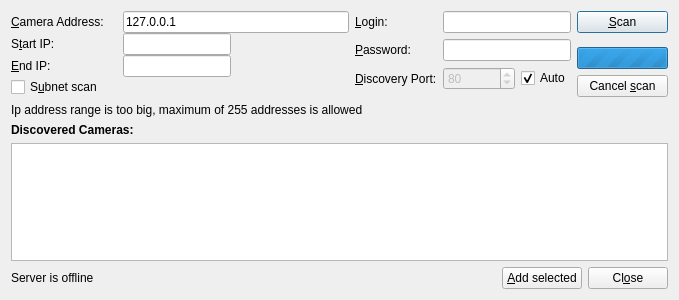
<?xml version="1.0" encoding="UTF-8"?>
<ui version="4.0">
 <class>CameraAdditionDialog</class>
 <widget class="QDialog" name="CameraAdditionDialog">
  <property name="geometry">
   <rect>
    <x>0</x>
    <y>0</y>
    <width>679</width>
    <height>300</height>
   </rect>
  </property>
  <property name="sizePolicy">
   <sizepolicy hsizetype="Preferred" vsizetype="Preferred">
    <horstretch>0</horstretch>
    <verstretch>0</verstretch>
   </sizepolicy>
  </property>
  <property name="minimumSize">
   <size>
    <width>0</width>
    <height>0</height>
   </size>
  </property>
  <layout class="QVBoxLayout" name="verticalLayout_2" stretch="0,0,0,1,0">
   <item>
    <layout class="QHBoxLayout" name="horizontalLayout" stretch="1,0,0">
     <item>
      <layout class="QVBoxLayout" name="verticalLayout_3">
       <property name="spacing">
        <number>0</number>
       </property>
       <item>
        <layout class="QFormLayout" name="singleCameraLayout">
         <item row="0" column="0">
          <widget class="QLabel" name="cameraIpLabel">
           <property name="minimumSize">
            <size>
             <width>112</width>
             <height>0</height>
            </size>
           </property>
           <property name="text">
            <string>&amp;Camera Address:</string>
           </property>
           <property name="buddy">
            <cstring>cameraIpLineEdit</cstring>
           </property>
          </widget>
         </item>
         <item row="0" column="1">
          <widget class="QLineEdit" name="cameraIpLineEdit">
           <property name="text">
            <string notr="true">127.0.0.1</string>
           </property>
          </widget>
         </item>
        </layout>
       </item>
       <item>
        <layout class="QFormLayout" name="subnetLayout">
         <property name="fieldGrowthPolicy">
          <enum>QFormLayout::AllNonFixedFieldsGrow</enum>
         </property>
         <item row="0" column="0">
          <widget class="QLabel" name="startIPLabel">
           <property name="sizePolicy">
            <sizepolicy hsizetype="Preferred" vsizetype="Preferred">
             <horstretch>0</horstretch>
             <verstretch>0</verstretch>
            </sizepolicy>
           </property>
           <property name="minimumSize">
            <size>
             <width>112</width>
             <height>0</height>
            </size>
           </property>
           <property name="text">
            <string>S&amp;tart IP:</string>
           </property>
           <property name="buddy">
            <cstring>startIPLineEdit</cstring>
           </property>
          </widget>
         </item>
         <item row="0" column="1">
          <widget class="QnIpLineEdit" name="startIPLineEdit">
           <property name="sizePolicy">
            <sizepolicy hsizetype="Fixed" vsizetype="Fixed">
             <horstretch>0</horstretch>
             <verstretch>0</verstretch>
            </sizepolicy>
           </property>
           <property name="inputMethodHints">
            <set>Qt::ImhDigitsOnly</set>
           </property>
          </widget>
         </item>
         <item row="1" column="0">
          <widget class="QLabel" name="endIPLabel">
           <property name="sizePolicy">
            <sizepolicy hsizetype="Preferred" vsizetype="Preferred">
             <horstretch>0</horstretch>
             <verstretch>0</verstretch>
            </sizepolicy>
           </property>
           <property name="minimumSize">
            <size>
             <width>112</width>
             <height>0</height>
            </size>
           </property>
           <property name="text">
            <string>&amp;End IP:</string>
           </property>
           <property name="buddy">
            <cstring>endIPLineEdit</cstring>
           </property>
          </widget>
         </item>
         <item row="1" column="1">
          <widget class="QnIpLineEdit" name="endIPLineEdit">
           <property name="sizePolicy">
            <sizepolicy hsizetype="Fixed" vsizetype="Fixed">
             <horstretch>0</horstretch>
             <verstretch>0</verstretch>
            </sizepolicy>
           </property>
           <property name="inputMethodHints">
            <set>Qt::ImhDigitsOnly</set>
           </property>
          </widget>
         </item>
        </layout>
       </item>
       <item>
        <spacer name="verticalSpacer">
         <property name="orientation">
          <enum>Qt::Vertical</enum>
         </property>
         <property name="sizeHint" stdset="0">
          <size>
           <width>20</width>
           <height>0</height>
          </size>
         </property>
        </spacer>
       </item>
       <item>
        <widget class="QCheckBox" name="subnetCheckbox">
         <property name="text">
          <string>S&amp;ubnet scan</string>
         </property>
        </widget>
       </item>
      </layout>
     </item>
     <item>
      <layout class="QFormLayout" name="credsLayout">
       <property name="fieldGrowthPolicy">
        <enum>QFormLayout::AllNonFixedFieldsGrow</enum>
       </property>
       <item row="0" column="0">
        <widget class="QLabel" name="loginLabel">
         <property name="sizePolicy">
          <sizepolicy hsizetype="Preferred" vsizetype="Preferred">
           <horstretch>0</horstretch>
           <verstretch>0</verstretch>
          </sizepolicy>
         </property>
         <property name="minimumSize">
          <size>
           <width>0</width>
           <height>0</height>
          </size>
         </property>
         <property name="text">
          <string>&amp;Login:</string>
         </property>
         <property name="buddy">
          <cstring>loginLineEdit</cstring>
         </property>
        </widget>
       </item>
       <item row="0" column="1">
        <widget class="QLineEdit" name="loginLineEdit">
         <property name="sizePolicy">
          <sizepolicy hsizetype="Expanding" vsizetype="Fixed">
           <horstretch>0</horstretch>
           <verstretch>0</verstretch>
          </sizepolicy>
         </property>
         <property name="placeholderText">
          <string/>
         </property>
        </widget>
       </item>
       <item row="1" column="0">
        <widget class="QLabel" name="passwordLabel">
         <property name="sizePolicy">
          <sizepolicy hsizetype="Preferred" vsizetype="Preferred">
           <horstretch>0</horstretch>
           <verstretch>0</verstretch>
          </sizepolicy>
         </property>
         <property name="minimumSize">
          <size>
           <width>0</width>
           <height>0</height>
          </size>
         </property>
         <property name="text">
          <string>&amp;Password:</string>
         </property>
         <property name="buddy">
          <cstring>passwordLineEdit</cstring>
         </property>
        </widget>
       </item>
       <item row="1" column="1">
        <widget class="QLineEdit" name="passwordLineEdit">
         <property name="sizePolicy">
          <sizepolicy hsizetype="Preferred" vsizetype="Fixed">
           <horstretch>0</horstretch>
           <verstretch>0</verstretch>
          </sizepolicy>
         </property>
         <property name="placeholderText">
          <string/>
         </property>
        </widget>
       </item>
       <item row="2" column="1">
        <layout class="QHBoxLayout" name="horizontalLayout_3">
         <item>
          <widget class="QSpinBox" name="portSpinBox">
           <property name="enabled">
            <bool>false</bool>
           </property>
           <property name="sizePolicy">
            <sizepolicy hsizetype="Preferred" vsizetype="Fixed">
             <horstretch>0</horstretch>
             <verstretch>0</verstretch>
            </sizepolicy>
           </property>
           <property name="minimumSize">
            <size>
             <width>72</width>
             <height>0</height>
            </size>
           </property>
           <property name="minimum">
            <number>1</number>
           </property>
           <property name="maximum">
            <number>65535</number>
           </property>
           <property name="value">
            <number>80</number>
           </property>
          </widget>
         </item>
         <item>
          <widget class="QCheckBox" name="portAutoCheckBox">
           <property name="text">
            <string>Auto</string>
           </property>
           <property name="checked">
            <bool>true</bool>
           </property>
          </widget>
         </item>
        </layout>
       </item>
       <item row="2" column="0">
        <widget class="QLabel" name="portLabel">
         <property name="text">
          <string>&amp;Discovery Port:</string>
         </property>
         <property name="buddy">
          <cstring>portSpinBox</cstring>
         </property>
        </widget>
       </item>
      </layout>
     </item>
     <item>
      <layout class="QVBoxLayout" name="verticalLayout">
       <item>
        <widget class="QPushButton" name="scanButton">
         <property name="sizePolicy">
          <sizepolicy hsizetype="Preferred" vsizetype="Fixed">
           <horstretch>0</horstretch>
           <verstretch>0</verstretch>
          </sizepolicy>
         </property>
         <property name="minimumSize">
          <size>
           <width>0</width>
           <height>0</height>
          </size>
         </property>
         <property name="text">
          <string>&amp;Scan</string>
         </property>
        </widget>
       </item>
       <item>
        <spacer name="verticalSpacer_2">
         <property name="orientation">
          <enum>Qt::Vertical</enum>
         </property>
         <property name="sizeHint" stdset="0">
          <size>
           <width>20</width>
           <height>0</height>
          </size>
         </property>
        </spacer>
       </item>
       <item>
        <widget class="QProgressBar" name="scanProgressBar">
         <property name="sizePolicy">
          <sizepolicy hsizetype="Preferred" vsizetype="Fixed">
           <horstretch>0</horstretch>
           <verstretch>0</verstretch>
          </sizepolicy>
         </property>
         <property name="minimumSize">
          <size>
           <width>0</width>
           <height>0</height>
          </size>
         </property>
         <property name="maximum">
          <number>0</number>
         </property>
         <property name="value">
          <number>-1</number>
         </property>
         <property name="format">
          <string>Scanning...</string>
         </property>
        </widget>
       </item>
       <item>
        <widget class="QPushButton" name="stopScanButton">
         <property name="sizePolicy">
          <sizepolicy hsizetype="Preferred" vsizetype="Fixed">
           <horstretch>0</horstretch>
           <verstretch>0</verstretch>
          </sizepolicy>
         </property>
         <property name="minimumSize">
          <size>
           <width>0</width>
           <height>0</height>
          </size>
         </property>
         <property name="text">
          <string>Cancel &amp;scan</string>
         </property>
        </widget>
       </item>
      </layout>
     </item>
    </layout>
   </item>
   <item>
    <widget class="QLabel" name="validateLabelSearch">
     <property name="sizePolicy">
      <sizepolicy hsizetype="Preferred" vsizetype="Preferred">
       <horstretch>0</horstretch>
       <verstretch>0</verstretch>
      </sizepolicy>
     </property>
     <property name="text">
      <string>Ip address range is too big, maximum of 255 addresses is allowed</string>
     </property>
    </widget>
   </item>
   <item>
    <widget class="QLabel" name="labelAddCameras">
     <property name="sizePolicy">
      <sizepolicy hsizetype="Preferred" vsizetype="Fixed">
       <horstretch>0</horstretch>
       <verstretch>0</verstretch>
      </sizepolicy>
     </property>
     <property name="text">
      <string>&lt;b&gt;Discovered Cameras:&lt;/b&gt;</string>
     </property>
    </widget>
   </item>
   <item>
    <widget class="QTableWidget" name="camerasTable">
     <property name="sizePolicy">
      <sizepolicy hsizetype="Preferred" vsizetype="Preferred">
       <horstretch>0</horstretch>
       <verstretch>0</verstretch>
      </sizepolicy>
     </property>
     <property name="focusPolicy">
      <enum>Qt::NoFocus</enum>
     </property>
     <property name="autoFillBackground">
      <bool>false</bool>
     </property>
     <property name="horizontalScrollBarPolicy">
      <enum>Qt::ScrollBarAsNeeded</enum>
     </property>
     <property name="selectionMode">
      <enum>QAbstractItemView::NoSelection</enum>
     </property>
     <property name="rowCount">
      <number>0</number>
     </property>
     <property name="columnCount">
      <number>4</number>
     </property>
     <attribute name="horizontalHeaderVisible">
      <bool>false</bool>
     </attribute>
     <attribute name="horizontalHeaderCascadingSectionResizes">
      <bool>true</bool>
     </attribute>
     <attribute name="horizontalHeaderDefaultSectionSize">
      <number>20</number>
     </attribute>
     <attribute name="horizontalHeaderMinimumSectionSize">
      <number>20</number>
     </attribute>
     <attribute name="verticalHeaderVisible">
      <bool>false</bool>
     </attribute>
     <column>
      <property name="text">
       <string notr="true"/>
      </property>
     </column>
     <column>
      <property name="text">
       <string>Manuf.</string>
      </property>
     </column>
     <column>
      <property name="text">
       <string>Name</string>
      </property>
     </column>
     <column>
      <property name="text">
       <string>Address</string>
      </property>
     </column>
    </widget>
   </item>
   <item>
    <layout class="QHBoxLayout" name="buttonsLayout">
     <item>
      <widget class="QLabel" name="serverOfflineLabel">
       <property name="text">
        <string>Server is offline</string>
       </property>
      </widget>
     </item>
     <item>
      <spacer name="horizontalSpacer_5">
       <property name="orientation">
        <enum>Qt::Horizontal</enum>
       </property>
       <property name="sizeHint" stdset="0">
        <size>
         <width>40</width>
         <height>20</height>
        </size>
       </property>
      </spacer>
     </item>
     <item>
      <widget class="QPushButton" name="addButton">
       <property name="sizePolicy">
        <sizepolicy hsizetype="Preferred" vsizetype="Preferred">
         <horstretch>0</horstretch>
         <verstretch>0</verstretch>
        </sizepolicy>
       </property>
       <property name="text">
        <string>&amp;Add selected</string>
       </property>
      </widget>
     </item>
     <item>
      <widget class="QPushButton" name="closeButton">
       <property name="sizePolicy">
        <sizepolicy hsizetype="Preferred" vsizetype="Preferred">
         <horstretch>0</horstretch>
         <verstretch>0</verstretch>
        </sizepolicy>
       </property>
       <property name="minimumSize">
        <size>
         <width>0</width>
         <height>0</height>
        </size>
       </property>
       <property name="text">
        <string>Cl&amp;ose</string>
       </property>
      </widget>
     </item>
    </layout>
   </item>
  </layout>
 </widget>
 <customwidgets>
  <customwidget>
   <class>QnIpLineEdit</class>
   <extends>QLineEdit</extends>
   <header>ui/widgets/ip_line_edit.h</header>
  </customwidget>
 </customwidgets>
 <tabstops>
  <tabstop>cameraIpLineEdit</tabstop>
  <tabstop>startIPLineEdit</tabstop>
  <tabstop>endIPLineEdit</tabstop>
  <tabstop>subnetCheckbox</tabstop>
  <tabstop>loginLineEdit</tabstop>
  <tabstop>passwordLineEdit</tabstop>
  <tabstop>portSpinBox</tabstop>
  <tabstop>portAutoCheckBox</tabstop>
  <tabstop>scanButton</tabstop>
  <tabstop>stopScanButton</tabstop>
  <tabstop>closeButton</tabstop>
 </tabstops>
 <resources/>
 <connections/>
 <slots>
  <slot>buttonClicked(QAbstractButton*)</slot>
  <slot>addClicked()</slot>
  <slot>removeClicked()</slot>
 </slots>
</ui>
